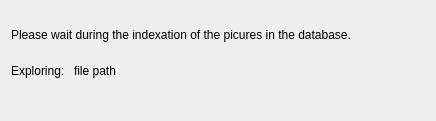
<?xml version="1.0" encoding="UTF-8"?>
<ui version="4.0">
 <class>Dialog</class>
 <widget class="QDialog" name="Dialog">
  <property name="geometry">
   <rect>
    <x>0</x>
    <y>0</y>
    <width>436</width>
    <height>121</height>
   </rect>
  </property>
  <property name="windowTitle">
   <string>Dialog</string>
  </property>
  <layout class="QVBoxLayout" name="verticalLayout">
   <item>
    <widget class="QLabel" name="label_2">
     <property name="text">
      <string>Please wait during the indexation of the picures in the database.</string>
     </property>
     <property name="wordWrap">
      <bool>true</bool>
     </property>
    </widget>
   </item>
   <item>
    <layout class="QHBoxLayout" name="horizontalLayout">
     <item>
      <widget class="QLabel" name="label">
       <property name="text">
        <string>Exploring: </string>
       </property>
       <property name="alignment">
        <set>Qt::AlignLeading|Qt::AlignLeft|Qt::AlignTop</set>
       </property>
      </widget>
     </item>
     <item>
      <widget class="QLabel" name="lb_filePath">
       <property name="text">
        <string>file path</string>
       </property>
       <property name="textFormat">
        <enum>Qt::AutoText</enum>
       </property>
       <property name="alignment">
        <set>Qt::AlignLeading|Qt::AlignLeft|Qt::AlignTop</set>
       </property>
       <property name="wordWrap">
        <bool>true</bool>
       </property>
      </widget>
     </item>
     <item>
      <spacer name="horizontalSpacer">
       <property name="orientation">
        <enum>Qt::Horizontal</enum>
       </property>
       <property name="sizeType">
        <enum>QSizePolicy::MinimumExpanding</enum>
       </property>
       <property name="sizeHint" stdset="0">
        <size>
         <width>40</width>
         <height>20</height>
        </size>
       </property>
      </spacer>
     </item>
    </layout>
   </item>
  </layout>
 </widget>
 <resources/>
 <connections/>
</ui>
